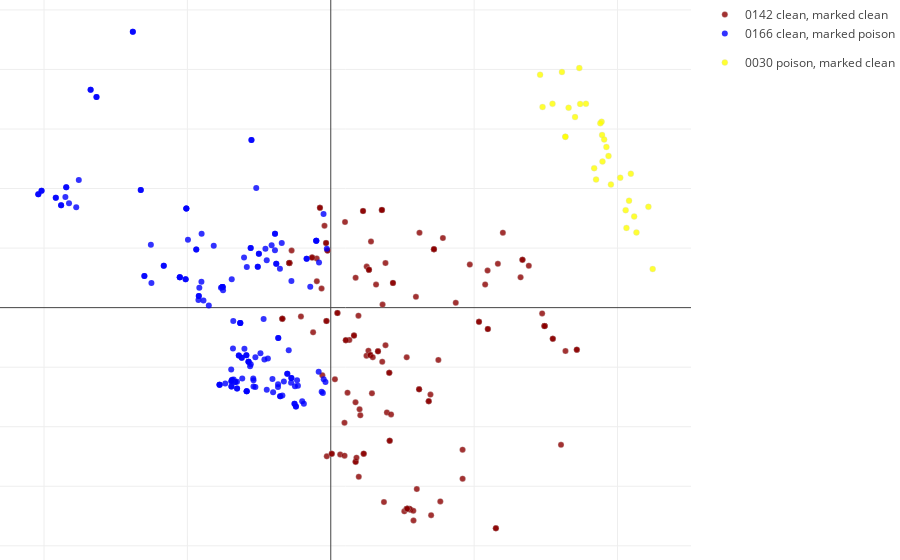

The cell this chart's notebook holds for it:
### Code cell
defense.plotly_clusters(is_plot_3d=False, interactive=True, save=False, class_num=1)

### Figure 1 — Plotly figure (JSON) as saved in the notebook; plotly's stock layout.template omitted (floating-point values rounded to 4 significant figures; data arrays with more than 128 entries replaced by an {"elided": "..."} marker saying what was removed)
{"data": [{"legendgroup": "poison_group", "marker": {"color": "aqua", "line": {"color": "rgba(217, 217, 217, 0.14)", "width": 0.2}, "opacity": 0.8, "size": 6}, "mode": "markers", "name": "0000 poison, marked poison", "type": "scatter", "uid": "b3b86b21-b957-4186-b2b7-94dd2fa102d5", "x": [], "y": []}, {"legendgroup": "clean_group", "marker": {"color": "darkred", "line": {"color": "rgb(204, 204, 204)", "width": 0.3}, "opacity": 0.8, "size": 6, "symbol": "circle"}, "mode": "markers", "name": "0142 clean, marked clean", "type": "scatter", "uid": "52f87d24-2190-4eda-983e-fe8a3a68b862", "x": {"elided": "142 float values"}, "y": {"elided": "142 float values"}}, {"legendgroup": "clean_group", "marker": {"color": "blue", "line": {"color": "rgba(217, 217, 217, 0.14)", "width": 0.2}, "opacity": 0.8, "size": 6}, "mode": "markers", "name": "0166 clean, marked poison", "type": "scatter", "uid": "ab65be0d-e839-44b2-bf96-4525a4bbd713", "x": {"elided": "166 float values"}, "y": {"elided": "166 float values"}}, {"legendgroup": "poison_group", "marker": {"color": "yellow", "line": {"color": "rgb(204, 204, 204)", "width": 0.3}, "opacity": 0.8, "size": 6, "symbol": "circle"}, "mode": "markers", "name": "0030 poison, marked clean", "type": "scatter", "uid": "cff64b8c-cce6-43a4-ab7e-3fafaea96f17", "x": [18.5, 18.95, 16.59, 17.39, 18.92, 18.89, 17.04, 20.62, 19.54, 18.8, 20.57, 20.19, 15.46, 22.45, 21.32, 16.36, 16.12, 20.8, 17.33, 22.15, 20.93, 16.36, 14.77, 18.37, 19.07, 14.6, 21.16, 19.37, 19.22, 17.8], "y": [4.3, 4.906, 6.714, 6.843, 5.798, 6.246, 6.399, 2.676, 4.134, 6.19, 3.273, 4.366, 6.846, 1.297, 2.528, 5.739, 7.915, 3.593, 8.046, 3.385, 4.497, 5.739, 6.739, 4.684, 5.645, 7.822, 3.062, 5.092, 5.395, 6.846]}], "layout": {"margin": {"b": 0, "l": 0, "r": 0, "t": 0}}}
